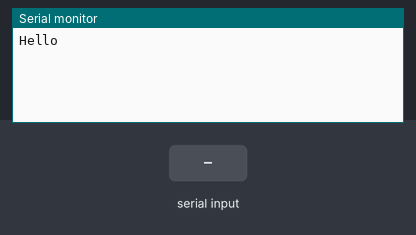
Bench run of a sketch on a simulated Arduino Uno, built with avr-gcc and run on an emulated ATmega328P. Shown: the last lines printed to the serial monitor. Inputs (shaded band) come from the test bench.

Above: at 1.2 s.
1.3 s: "1" received over the second serial link
At 2.0 s:
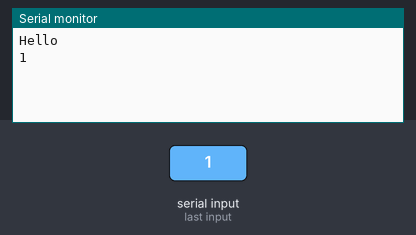
2.8 s: "0" received over the second serial link
At 3.2 s:
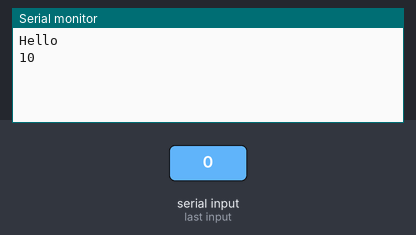

The sketch:

port1_test.ino
```cpp
//Program for testing software serial on different I/O pins using buffer cable
#include <SoftwareSerial.h>
SoftwareSerial port1Serial(10,11); //software uart
void setup() {
  // put your setup code here, to run once:
  Serial.begin(9600);
  Serial.println("Hello");

  //port2Serial.begin(9600);
  port1Serial.begin(4800);

}

void loop() {
  // put your main code here, to run repeatedly:

    if(Serial.available()){
        port1Serial.write(Serial.read());

    }

    if(port1Serial.available()){
      Serial.write(port1Serial.read());
    }
}
```

Measured:
- after the input at 1.3 s, the serial monitor: prints a new line at once (image 1)
- after the input at 2.8 s, the serial monitor: prints a new line at once (image 2)
